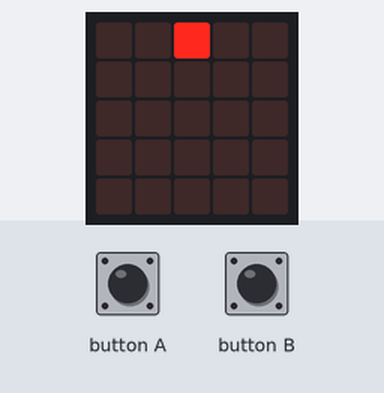
Simulated run of this program. Board: Calliope mini (MakeCode). Shown: the board's 5×5 LED display. The short countdown, score and lost-life animations are approximate.

Above: at 0.01 s.
At 1.2 s:
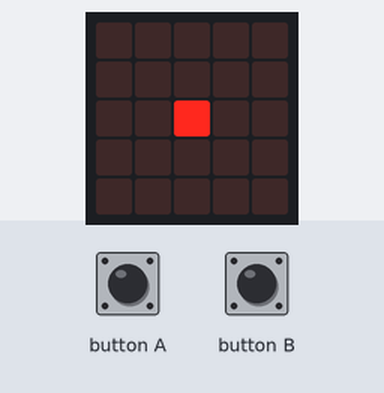
At 2.2 s:
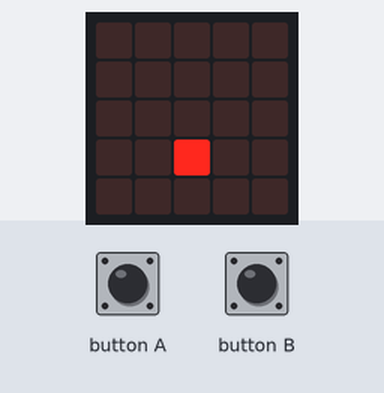
At 3.2 s:
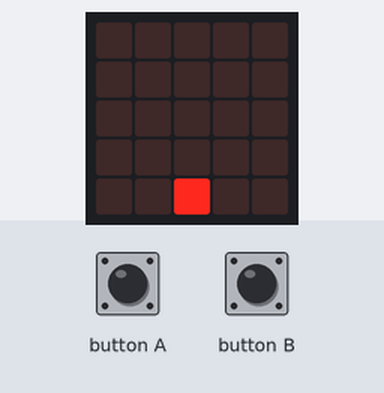
At 4.5 s:
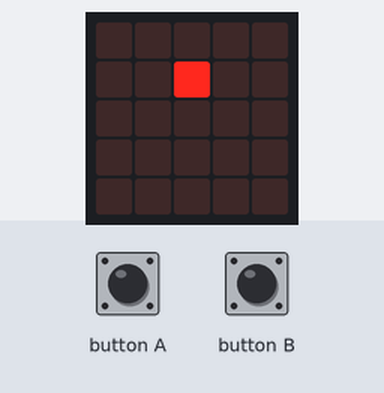

Measured:
- what the display in image 1 shows lasts 1.0 s, from 1.1 s to 2.1 s

The program:

main.ts
```typescript
let Block: game.LedSprite = null
let fallender_Block: game.LedSprite = null
game.setScore(0)
for (let index = 0; index < 4; index++) {
    fallender_Block = game.createSprite(2, 0)
    fallender_Block.turn(Direction.Right, 90)
    basic.pause(100)
    if (input.buttonIsPressed(Button.A)) {
        fallender_Block.turn(Direction.Right, 45)
        fallender_Block.move(1)
        fallender_Block.turn(Direction.Left, 45)
    } else if (input.buttonIsPressed(Button.B)) {
        fallender_Block.turn(Direction.Left, 45)
        fallender_Block.move(1)
        fallender_Block.turn(Direction.Right, 45)
    } else {
        fallender_Block.move(1)
    }
    while (game.score() == 0) {
        basic.pause(1000)
        if (fallender_Block.isTouchingEdge()) {
            Block = fallender_Block
            fallender_Block.delete()
            game.addScore(1)
        } else {
            if (input.buttonIsPressed(Button.A)) {
                fallender_Block.turn(Direction.Right, 45)
                fallender_Block.move(1)
                fallender_Block.turn(Direction.Left, 45)
            } else if (input.buttonIsPressed(Button.B)) {
                fallender_Block.turn(Direction.Left, 45)
                fallender_Block.move(1)
                fallender_Block.turn(Direction.Right, 45)
            } else {
                fallender_Block.move(1)
            }
        }
    }
}
```

test.ts
```typescript
// Hier kann man Tests durchführen; diese Datei wird nicht kompiliert, wenn dieses Paket als Erweiterung verwendet wird.
```
